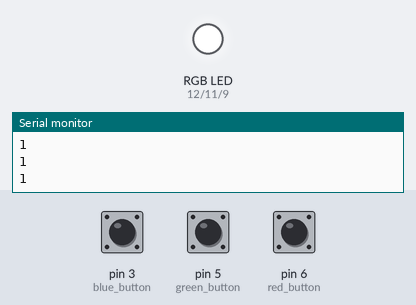
This sketch was run on a simulated Arduino Uno, built with avr-gcc and run on an emulated ATmega328P. On the bench: an RGB LED mixed from three pins (HIGH = lit), the last lines printed to the serial monitor. Dashed ring = blinking. The inputs (shaded band) are chosen by the test bench; at power-on: pin 3 (blue_button) HIGH, pin 5 (green_button) HIGH, pin 6 (red_button) HIGH.

Above: at 1.2 s.
1.3 s: pin 3 (blue_button) pulled LOW for 1 s
At 1.44 s:
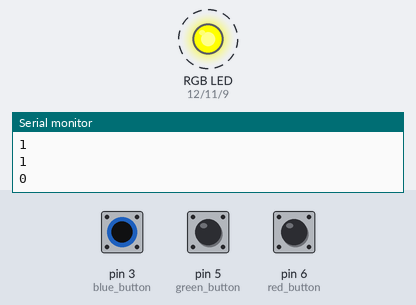
4.3 s: pin 5 (green_button) pulled LOW for 3.2 s
At 7.7 s:
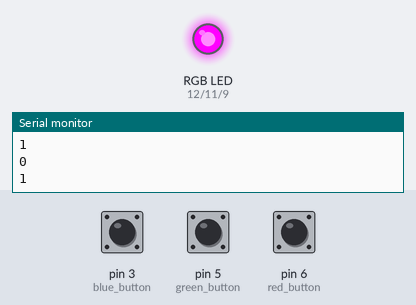
9.0 s: pin 6 (red_button) pulled LOW for 0.15 s
At 9.08 s:
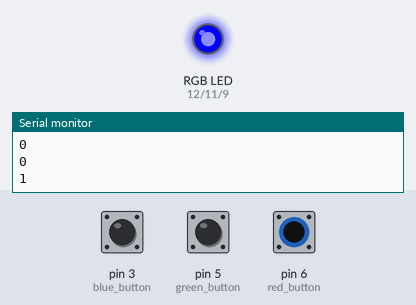
10.6 s: pin 3 (blue_button) pulled LOW for 0.15 s
At 11.1 s:
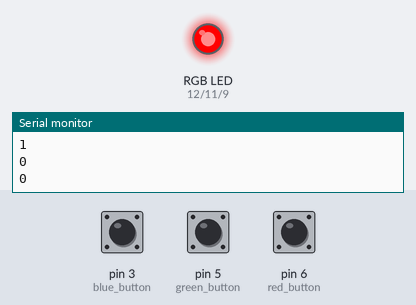
12.2 s: pin 6 (red_button) pulled LOW for 1 s
At 12.34 s:
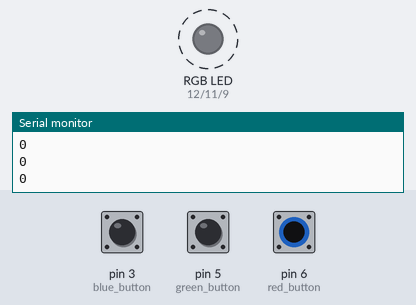
15.2 s: pin 6 (red_button) pulled LOW for 3.2 s
At 19.6 s:
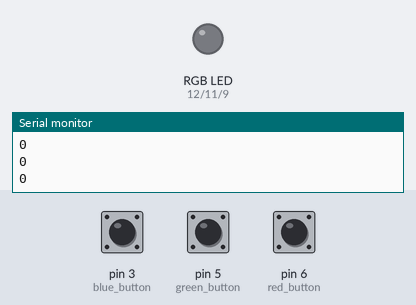
Timing chart, 0 to 20.9 s (numbered marks = the images above; inputs shaded):
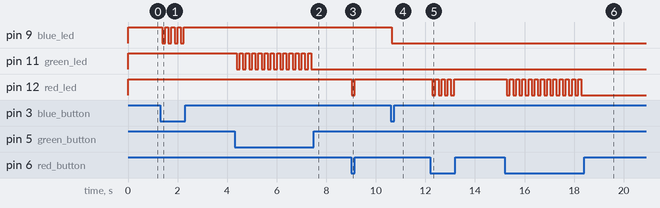

The sketch:

button_rgb.ino
```cpp
// Define pins
int blue_led = 9;
int green_led = 11;
int red_led = 12;
int blue_button = 3;
int green_button = 5;
int red_button = 6;
bool blue_on = true;
bool green_on = true;
bool red_on = true;

void eval_bools()
{
  // Blue eval
  if(digitalRead(blue_button) == LOW)
  { blue_on = !blue_on; }
  // Green eval
  if(digitalRead(green_button) == LOW)
  { green_on = !green_on; }
  // Red eval
  if(digitalRead(red_button) == LOW)
  { red_on = !red_on; }
}

void eval_buttons()
{
  eval_bools();
  // Blue eval
  if(blue_on)
  { digitalWrite(blue_led, HIGH); }
  else
  { digitalWrite(blue_led, LOW); }
  // Green eval
  if(green_on)
  { digitalWrite(green_led, HIGH); }
  else
  { digitalWrite(green_led, LOW); }
  // Red eval
  if(red_on)
  { digitalWrite(red_led, HIGH); }
  else
  { digitalWrite(red_led, LOW); }
}

void setup()
{
  Serial.begin(9600);
  pinMode(red_led, OUTPUT);
  pinMode(green_led, OUTPUT);
  pinMode(blue_led, OUTPUT);
  pinMode(blue_button, INPUT_PULLUP);
  pinMode(green_button, INPUT_PULLUP);
  pinMode(red_button, INPUT_PULLUP);
  eval_buttons();
}

void loop()
{
  eval_buttons();
  Serial.println(red_on);
  Serial.println(green_on);
  Serial.println(blue_on);
  delay(125);
}
```

Measured:
- after the input at 1.3 s, pin 9 (blue_led): alternates HIGH for 0.13 s and LOW for 0.13 s, 8 changes in all, then stays HIGH, starting after 0.08 s
- after the input at 4.3 s, pin 11 (green_led): alternates HIGH for 0.13 s and LOW for 0.13 s, 25 changes in all, then stays LOW, starting after 0.09 s
- after the input at 9.0 s, pin 12 (red_led): HIGH → LOW at once, → HIGH 0.13 s later
- after the input at 10.6 s, pin 9 (blue_led): HIGH → LOW after 0.05 s
- after the input at 12.2 s, pin 12 (red_led): alternates HIGH for 0.13 s and LOW for 0.13 s, 8 changes in all, then stays HIGH, starting after 0.08 s
- after the input at 15.2 s, pin 12 (red_led): alternates HIGH for 0.13 s and LOW for 0.13 s, 25 changes in all, then stays LOW, starting after 0.08 s
